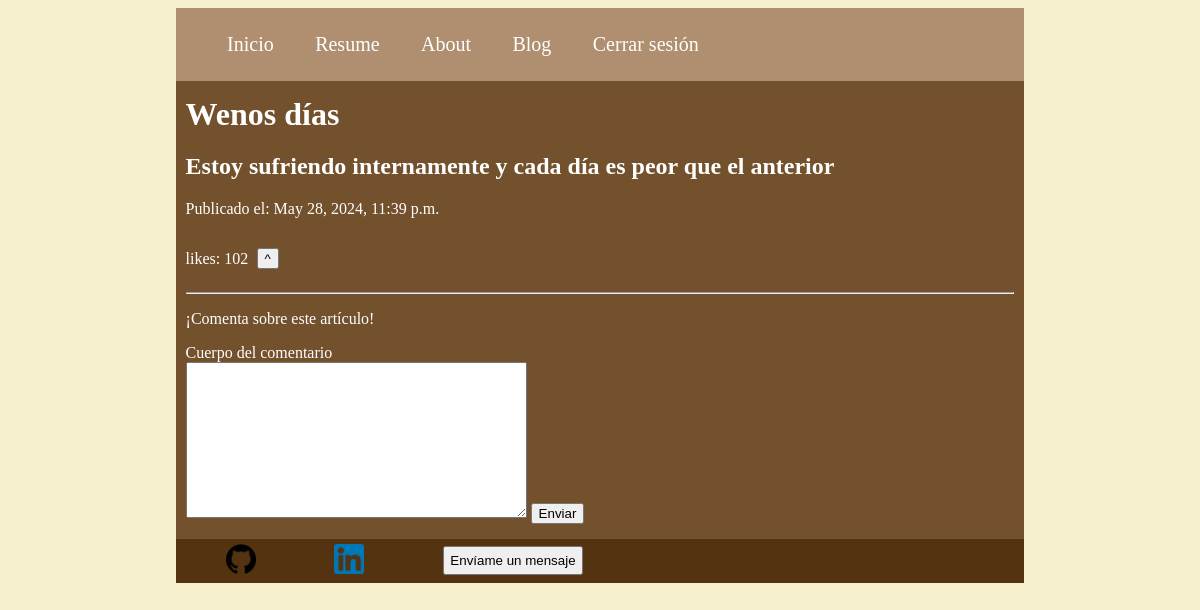
The app's page /articulo/1 (signed in), older data.
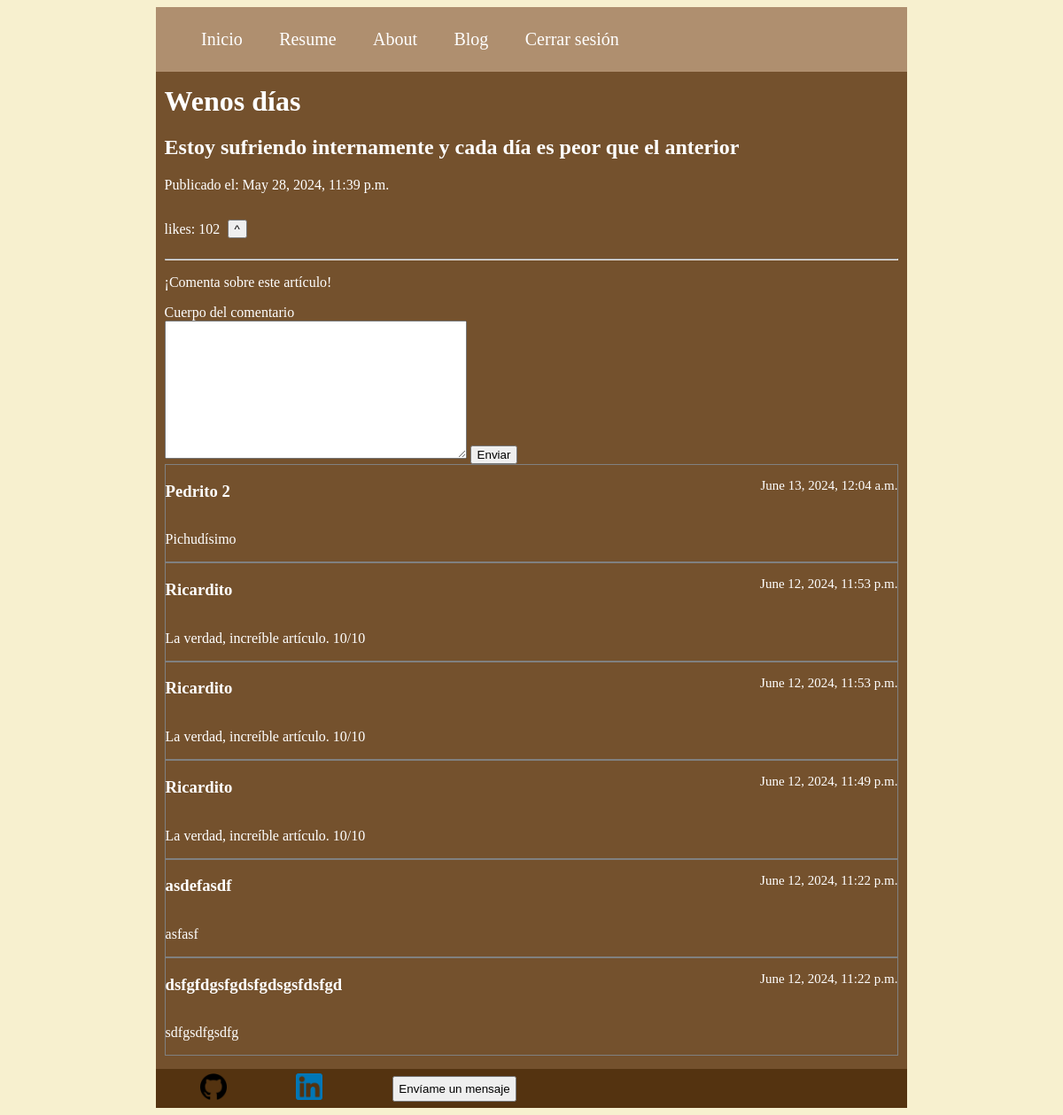
The same page, newer data.
### Informacion/models.py (models this page shows)
class Articulo(models.Model):
    titulo = models.CharField(max_length=100)
    contenido = models.CharField(max_length=5000)
    fecha_publicacion = models.DateTimeField(auto_now=True)
    likes = models.IntegerField()

class Comentario(models.Model):
    articulo = models.ForeignKey(Articulo, on_delete=models.CASCADE)
    contenido = models.CharField(max_length=2000)
    autor = models.CharField(max_length=500)
    fecha_publicacion = models.DateTimeField(auto_now=True)

### Informacion/views.py (the view)
# urls.py: path("articulo/<int:id>", views.articulo, name="articulo"),
def articulo(request, id):
    articulo = get_object_or_404(Articulo, pk=id)
    if request.method == 'POST' :
        Comentario.objects.create(autor = request.POST['autor'],
                                contenido = request.POST['cuerpo'], articulo = articulo)
        return HttpResponseRedirect(reverse("Informacion:articulo", args=(id,)))
    comentarios = articulo.comentario_set.order_by("-fecha_publicacion")
    return render(request, "Informacion/articulo.html", {
        'articulo' : articulo,
        'form' : HacerComentario(),
        'comentarios' : comentarios,
        'id' : id,
    })

### Informacion/forms.py
class HacerComentario(forms.Form):
    nombre = forms.CharField(label="Nombre", max_length=150)
    cuerpo = forms.CharField(widget=forms.Textarea)

### Informacion/templates/Informacion/articulo.html (shortened to what this page needs)
{% extends "Informacion/base.html" %}
{% block contenido %}
{% load static %}
<link rel="stylesheet" href="{% static 'styles/articulo.css' %}">
<h1>{{articulo.titulo}}</h1>
<h2>{{articulo.contenido}}</h2>
<p>Publicado el: {{articulo.fecha_publicacion}}</p>
<div class="likes">
    <p>likes: {{articulo.likes}}</p>
    {% if user.is_authenticated %}
    <form action="{% url "Informacion:aumentarLike" id%}" class="aumentar-like">
        <button>^</button>
    </form>
    {% endif %}
</div>
<hr>
{% if user.is_authenticated %}
<form method="POST">
    <p>¡Comenta sobre este artículo!</p>
    <label>Cuerpo del comentario</label> <br>
    {{ form.cuerpo }}
    <button>Enviar</button>
</form>
{% else %}
<p>¡Necesitas iniciar sesión para comentar artículos!</p>
{% endif %}
{% for comentario in comentarios  %}
    <div class="comentario">
        <div class="primera-linea">
            <h3>{{comentario.autor}}</h3>
            <p class="fecha">{{comentario.fecha_publicacion}}</p>
        </div>
        <p>{{comentario.contenido}}</p>
    </div>
{% endfor %}
{% endblock contenido %}

### Informacion/templates/Informacion/base.html (shortened to what this page needs)
{% load static %}
{% load socialaccount %}
<!DOCTYPE html>
<html>
    <head>
        <link rel="stylesheet" href="{% static 'styles/main.css' %}">
    </head>
    <body>
        <nav class="navbar">
            <ul>
                <li>
                    <a href="{% url "Informacion:index" %}">Inicio</a>
                </li>
                <li>
                    <a href="{% url "Informacion:resume" %}">Resume</a>
                </li>
                <li>
                    <a href="{% url "Informacion:about" %}">About</a>
                </li>
                <li>
                    <a href="{% url "Informacion:blog"%}">Blog</a>
                </li>
                <li>
                    {% if user.is_authenticated %}
                        <a href="{% url "Informacion:logout"%}"> Cerrar sesión </a>
                    {% else %}
                        <a href="{% provider_login_url 'google'%}?next=/">Iniciar sesión</a>
                    {% endif %}
                </li>
            </ul>
        </nav>
        <div class="contenido">
            {% block contenido %}
            {% endblock %}
        </div>
        <footer>
            <ul>
                <li>
                    <a href="https://github.com" target="_blank">
                        <img src="{% static "images/github_icono.png" %} " alt="icono de Github">
                    </a>
                </li>
                <li>
                    <a href="https://cr.linkedin.com" target="_blank">
                        <img src="{% static "images/linkedin_icono.png" %}" alt="icono de Linkedin">
                    </a>
                </li>
                <li>
                    <a href="{% url "Informacion:enviar_mensaje" %}">
                        <button>Envíame un mensaje</button>
                    </a>
                </li>
            </ul>
        </footer>
    </body>
</html>

### Informacion/static/styles/main.css (style rules this page uses)
body { background-color: #f7f0cf; justify-content: center; color: white; }
.contenido { width: 70%; background-color: #74512D; margin: auto; padding: 15px 10px; }
.contenido h1 { margin: 0% }
.navbar { background-color: #AF8F6F; padding: 5px 10px; width: 70%; margin: auto; font-size: 20px; }
.navbar ul { display: flex; padding-left: 0px; list-style: none; }
.navbar li { margin-left: 5%; }
.navbar li a { color: white; text-decoration: none; }
footer { width: 70%; background-color: #543310; margin: auto; padding: 5px 10px; }
footer img { width: 30px; }
footer ul { margin: 0px; display: flex; list-style: none; vertical-align: auto; }
footer li { text-decoration: none; margin: auto 10% auto 0px; }
footer button { padding: 5px; }

### Informacion/static/styles/articulo.css (style rules this page uses)
.comentario { border: 1px solid gray; }
.primera-linea { display: flex; justify-content: space-between; }
.fecha { font-size: 15px; }
.likes { display: flex; justify-items: center; }
.aumentar-like { height: 40%; width: 10%; margin: auto; margin-left: 1%; }

Row changes from the older to the newer data that the page shows:
added Comentario: autor "Pedrito 2", fecha_publicacion "June 13, 2024, 12:04 a.m.", contenido "Pichudísimo"
added Comentario: autor "Ricardito", fecha_publicacion "June 12, 2024, 11:53 p.m.", contenido "La verdad, increíble artículo. 10/10"
added Comentario: autor "Ricardito", fecha_publicacion "June 12, 2024, 11:53 p.m.", contenido "La verdad, increíble artículo. 10/10"
added Comentario: autor "Ricardito", fecha_publicacion "June 12, 2024, 11:49 p.m.", contenido "La verdad, increíble artículo. 10/10"
added Comentario: autor "asdefasdf", fecha_publicacion "June 12, 2024, 11:22 p.m.", contenido "asfasf"
added Comentario: autor "dsfgfdgsfgdsfgdsgsfdsfgd", fecha_publicacion "June 12, 2024, 11:22 p.m.", contenido "sdfgsdfgsdfg"
